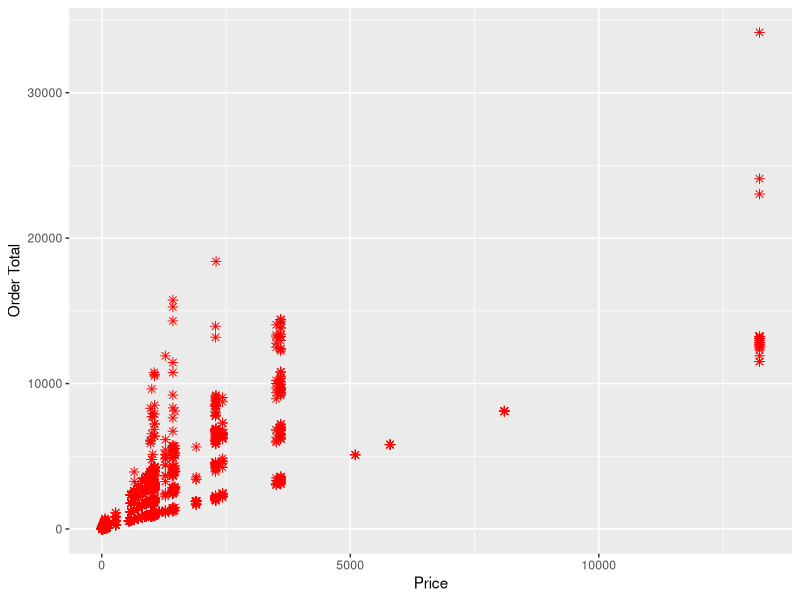
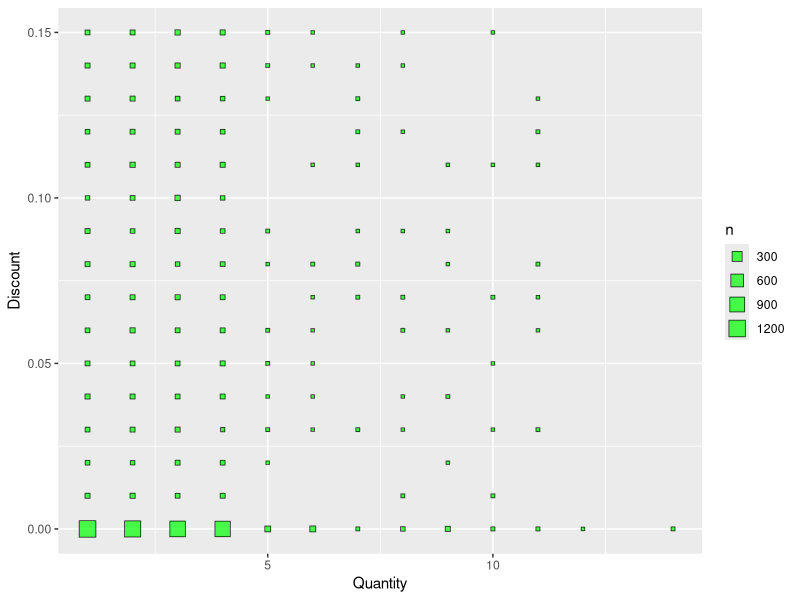
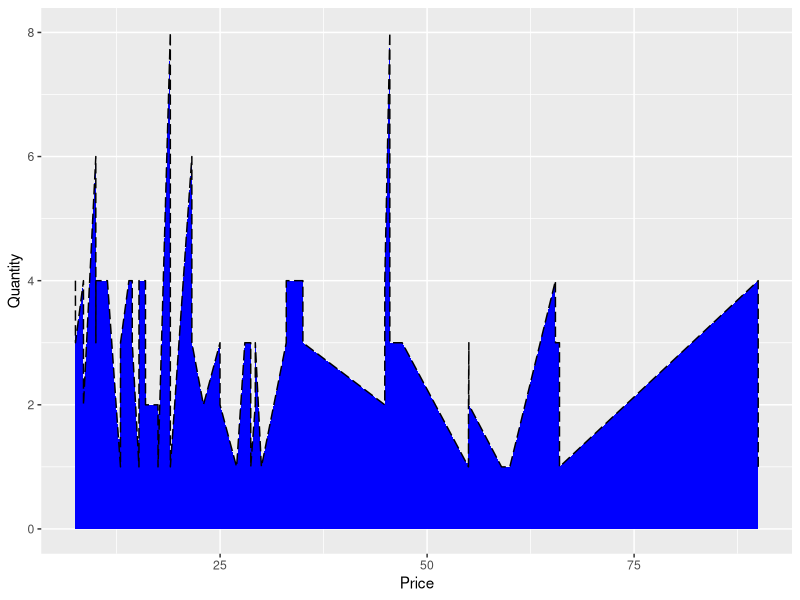
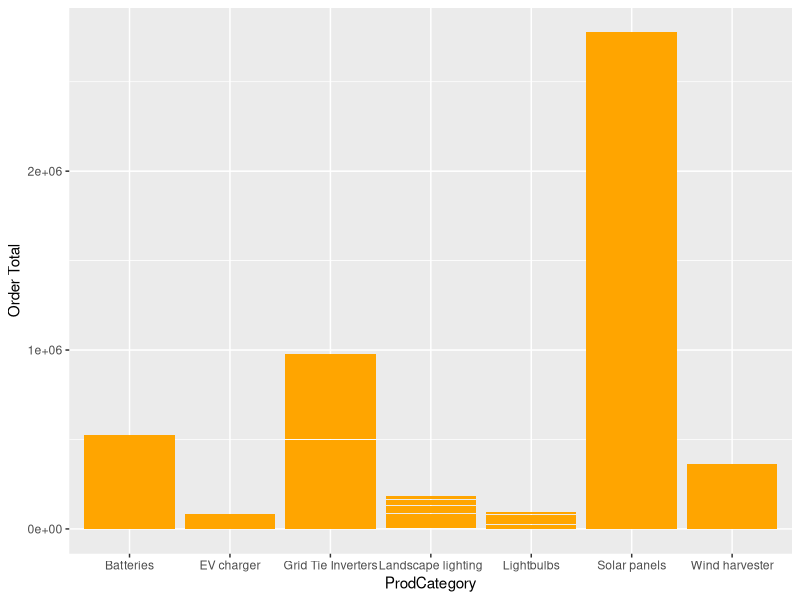
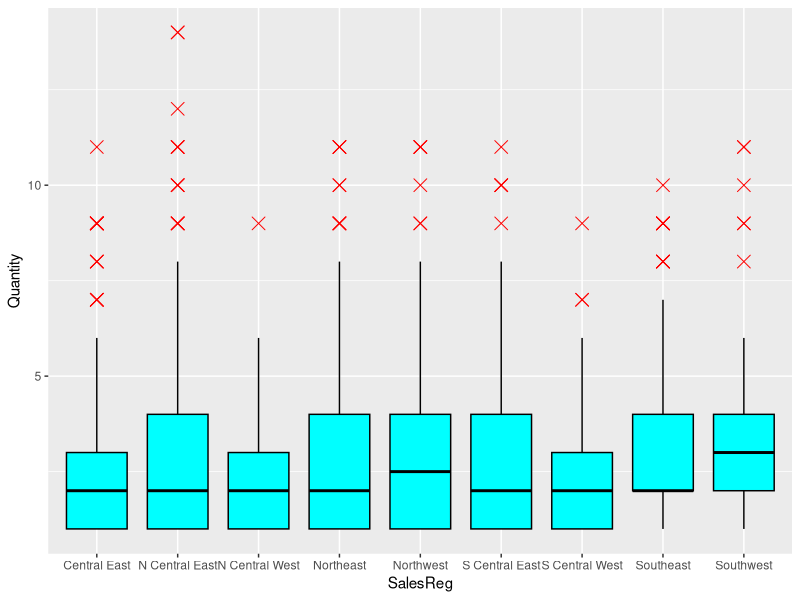
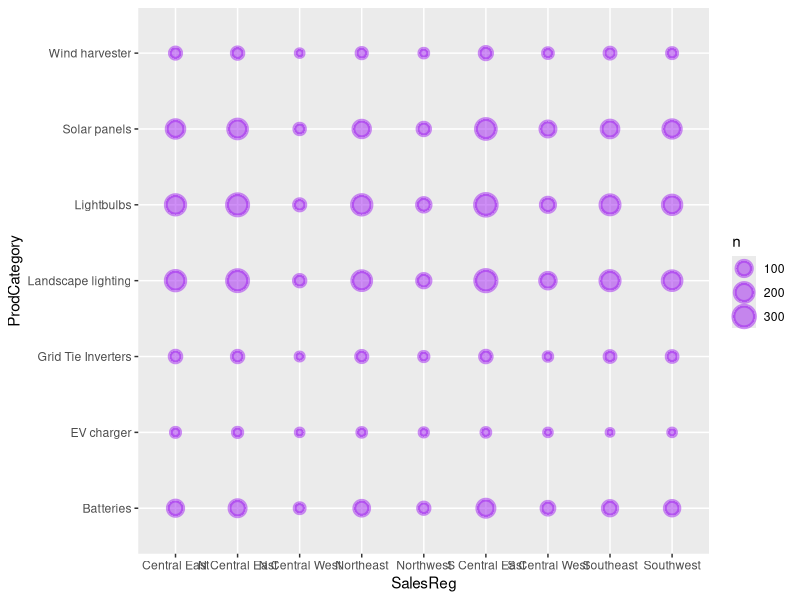

These charts were generated, in order, by the following R code:
## ---- chunk 1
#RUN FIRST
library(readxl)
library(dplyr)
library(ggplot2)
#load in sales data from Excel file by sheet number
sales <- read_excel("KinetEco Sales.xlsx", sheet= 1)
sales
## ---- chunk 2
#Get point plot for Price and Order Total
ggplot(sales, aes(x=Price, y=`Order Total`)) + geom_point(color= 'red', shape=8, size=2)
## ---- chunk 3
#Get counting point plot for Quantity and Discount
ggplot(sales, aes(x=Quantity, y=Discount)) + geom_count(alpha=0.7, fill= 'green', shape=22)
## ---- chunk 4
#Get area plot for Price and Quantity with filter
sales %>% filter(Price < 100) %>% ggplot(aes(x=Price, y=Quantity)) + geom_area(color= 'black', fill='blue', linetype='longdash', size=0.5)
## ---- chunk 5
#Get bar plot for ProdCategory and Order Total
ggplot(sales, aes(x=ProdCategory, y=`Order Total`)) + geom_col(fill= 'orange', size=2)
## ---- chunk 6
#Get box plot for SalesReg and Quantity columns
ggplot(sales, aes(x=SalesReg, y=Quantity)) + geom_boxplot(color ='black', fill = 'cyan', outlier.color= 'red', outlier.shape= 4, outlier.size=4)
## ---- chunk 7
#Get discrete count plot for SalesReg and ProdCategory columns
ggplot(sales, aes(x=SalesReg, y=ProdCategory)) + geom_count(alpha= 0.5, color ='purple', stroke = 2)
